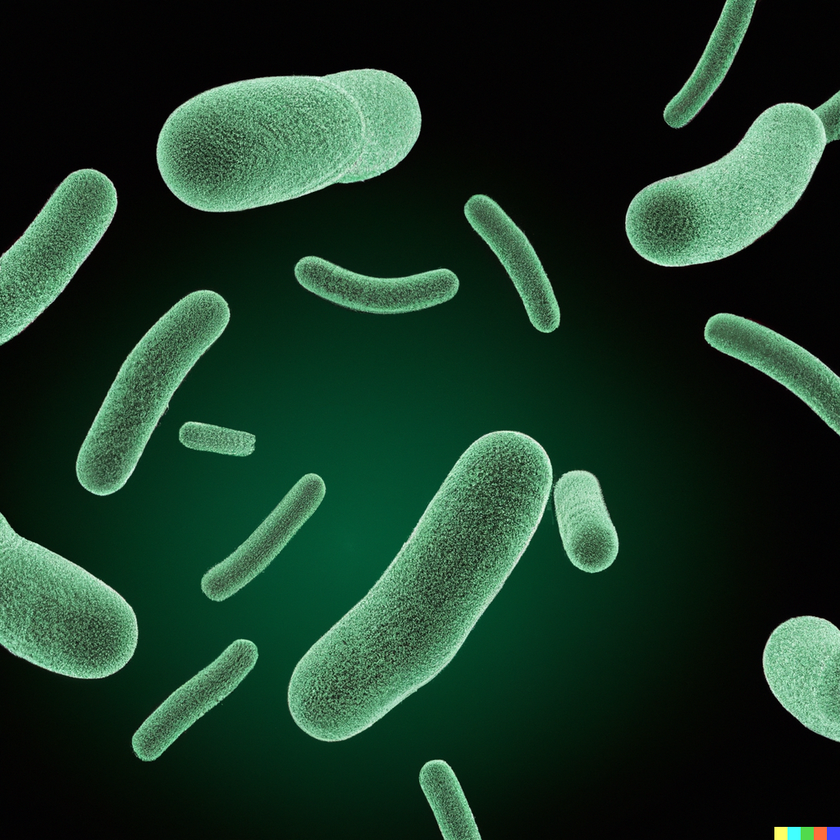
#> input picture data/bacteries/bact2.png, 840 x 840 px, shrunk from 1024 x 1024 before the run
$ python Bact2.py
#> lines starting #> are read from the running program, lines starting #| are printed output that depends on the picture; after the words box and inside, x2 and y2 are one past the last pixel; in counts of white or black regions, pixels touching at a corner belong together

import numpy as np
import matplotlib.pyplot as plt
import scipy.ndimage as ndi

plt.subplot(2, 3, 1)
img = (plt.imread("bact2.png")[:, :, 0] * 255).astype(np.uint8)
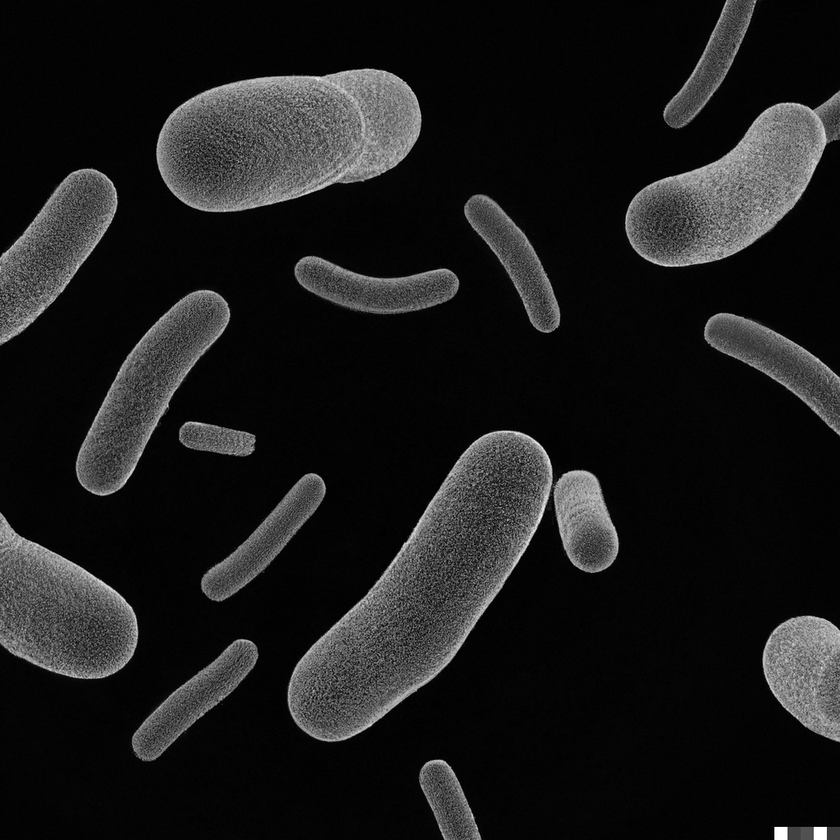
#> img: shape (840, 840); min 0, max 255, mean 27.3
plt.title("Image initiale")
plt.imshow(img, cmap="gray")

plt.subplot(2, 3, 4)
plt.title("Histogramme des niveaux de gris de l'image")
plt.hist(img.ravel(), bins=256)

plt.subplot(2, 3, 2)
plt.title("Seuillage de l'image")
threshold = 20
img = np.where(img < threshold, 0, 255)
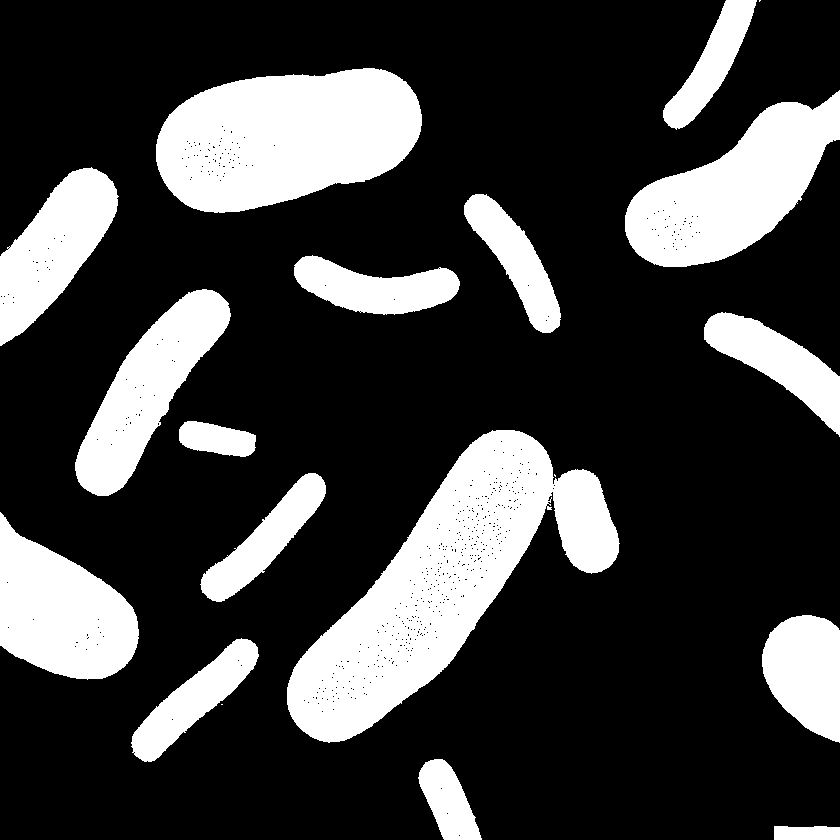
#> img: shape (840, 840) int64; 24.8% white; 19 white regions (3 under 20 px), largest, box (x1, y1, x2, y2) and area: (287, 430, 620, 743) 41175, (156, 68, 422, 213) 28731, (625, 90, 840, 267) 19500
plt.imshow(img, cmap="gray")

# [5 lines of commented-out code are left out]

plt.subplot(2, 3, 3)
plt.title("Dilation suivie d'une Erosion")
img = ndi.binary_closing(img, iterations=2)   # Produit une matrice booléenne
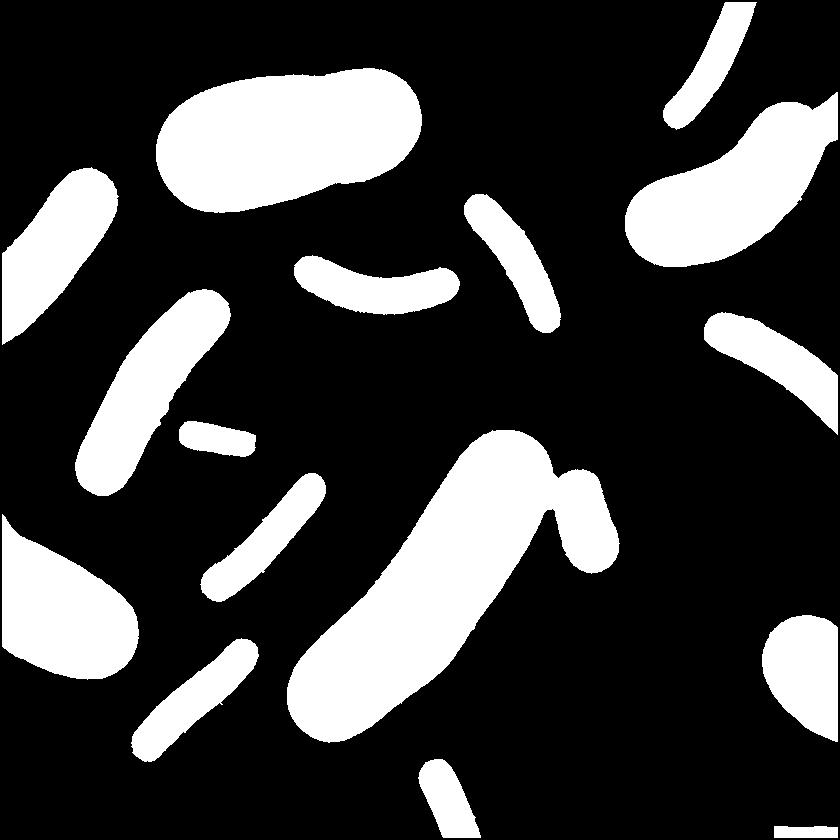
#> img: shape (840, 840) bool; 24.7% white; 16 white regions, largest, box (x1, y1, x2, y2) and area: (287, 430, 620, 743) 41726, (156, 68, 422, 213) 28806, (625, 92, 838, 267) 19453
# print(img.max(), img.dtype)

plt.imshow(img, cmap="gray")

plt.subplot(2, 3, 5)
plt.title("Labélisation de l'image")
labeled_image, label_count = ndi.label(img)
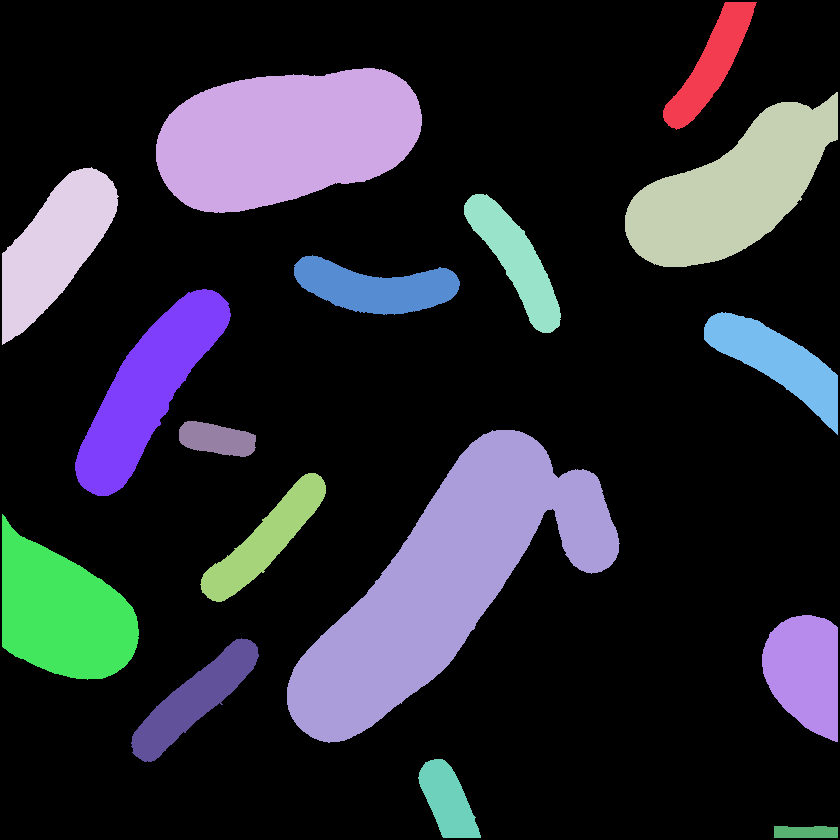
#> labeled_image: shape (840, 840) int32; 17 distinct labels, from 0 to 16; one colour per label, 0 black
#> label_count = 16
plt.imshow(labeled_image, cmap="jet")
print(label_count)
#| 16

plt.subplot(2, 3, 6)
plt.title("Distribution de la taille des bactéries")
# img2 = img.copy()
# img2[img == 255] = 1       # Sum_labels somme les valeurs des pixels pour chaque label considéré
sizes = ndi.sum_labels(img, labeled_image, range(1, label_count + 1))
#> sizes = [4360, 28806, 19453, 10684, 5249, 5929, 13214, 6502, 1985, 41726, 5415, 14473, 7281, 5650, 2952, 731]
sizes.sort()
plt.scatter(range(label_count), sizes)

plt.tight_layout()
plt.get_current_fig_manager().window.showMaximized()
plt.show()
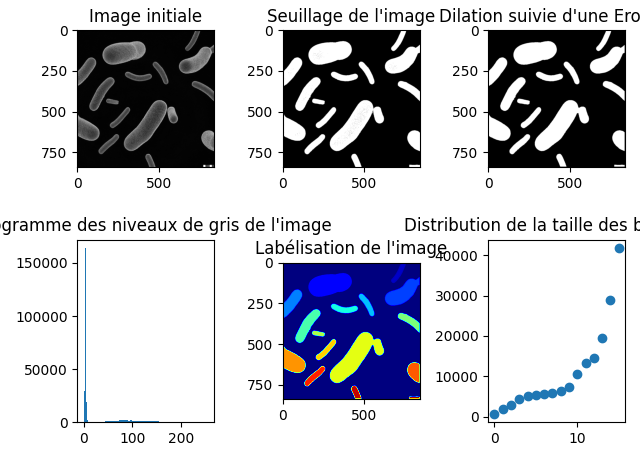
#> figure drawn by matplotlib, 6 panels; panel 2: tallest bar 163616 high, from x = 2.99 to 3.98
